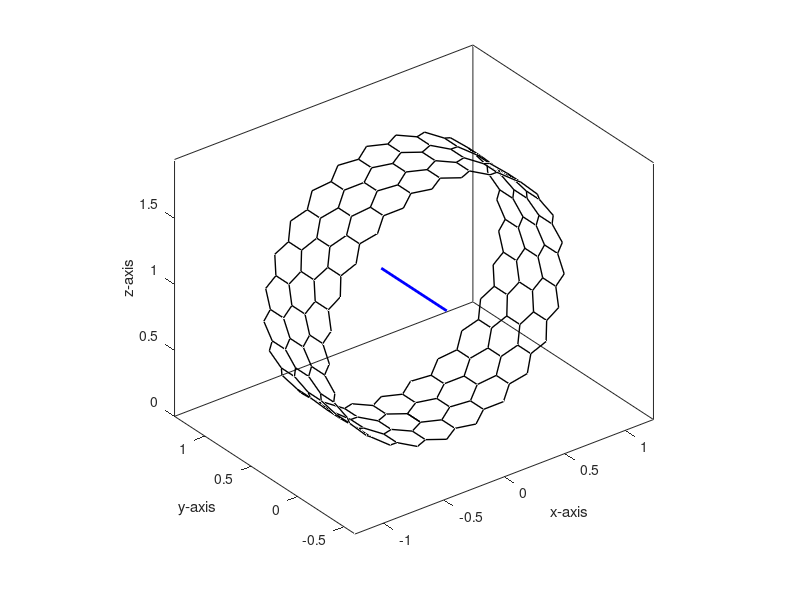

MATLAB code to generate this figure:
close all
clear all
set(0,'DefaultFigureWindowStyle','docked')
hold on
acc = 0.1412; % nm

xn = 50;
yn = 2;

xi(1,:) = 0:acc*cosd(30):acc*cosd(30)*xn;
theta = 0:180:180*(numel(xi(1,:))-1);
yi(1,:) = (0.5*acc*sind(30))*cosd(theta+180);
yi(1,:) = yi(1,:) + acc*sind(30);

figure_handle = figure(1);
set(figure_handle,'Renderer','OpenGL')

xi(2,:) = xi(1,:);
yi(2,:) = (0.5*acc*sind(30))*cosd(theta+180*2);
yi(2,:) = yi(2,:) + acc*sind(30);
yi(2,:) = yi(2,:) + acc*sind(30) + acc;

xf = []; yf = [];
for copies = 1:yn
    xf = [xf; xi];
    yincr =  copies*2*(acc*sind(30)+acc);
    yf = [yf; yi + yincr];
end
yf = yf - min(min(yf));
zf = zeros(size(xf));
%%%%%%%%%%%%%%%%%%%%%
%%%%%%%%%%%%%%%%%%%%%
% plot3(xf,yf,zf,'r.')

%%%%%%%%%%%%%%%%%%%%%
%%%%%%%%%%%%%%%%%%%%%
xf1 = []; yf1 = []; zf1 = [];
for countr = 1:size(xf,1)
    xf1 = [xf1; xf(countr,:)];
    yf1 = [yf1; yf(countr,:)];
    zf1 = [zf1; zf(countr,:)];
end

count = 0;
numbering = zeros(size(xf1));
for count1 = 1:size(xf1,1)
    for count2 = 1:size(xf1,2)
        count = count+1;
        numbering(count1,count2) = count;
%         plot3(xf1(count1,count2),yf1(count1,count2),zf1(count1,count2),'ks','MarkerFaceColor','k');
%         pause(0.001);
    end
end
% plot3(xf1(numbering),yf1(numbering),zf1(numbering),'ro')

% for count = 1:numel(xf)
%     text(xf(count),yf(count),zf(count),num2str(numbering(count)),'BackGroundColor',[1 1 1])
% end

sphereradiusmax = 1.1*acc;
sphereradiusmin = 0.9*acc;

% for count1 = 1:size(xf1,1)
%     for count2 = 1:size(xf1,2)
%         atom = (count1-1)*size(xf1,2)+count2;
%         dist = sqrt((xf1(count1,count2)-xf1).^2 + (yf1(count1,count2)-yf1).^2 + (zf1(count1,count2)-zf1).^2);
%         [ele] = find(dist<sphereradiusmax & dist>sphereradiusmin);
%         count = count+1;
%         if numel(ele)==1
%             elements(count,:) = [ele(1) 0 0];
%         elseif numel(ele)==2
%             elements(count,:) = [ele(1) ele(2) 0];
%         elseif numel(ele)==3
%             elements(count,:) = [ele(1) ele(2) ele(3)];
%         end
%     end
% %     ccbonds = [ccbonds;elements];
% end
count = 0;
ccbonds = [];
for count1 = 1:size(xf1,1)
    for count2 = 1:size(xf1,2)
        count = count+1;
        atom(count) = (count1-1)*size(xf1,2)+count2;
        dist = sqrt((xf1(count1,count2)-xf1).^2 + (yf1(count1,count2)-yf1).^2 + (zf1(count1,count2)-zf1).^2);
        [ele] = find(dist<sphereradiusmax & dist>sphereradiusmin);
        if numel(ele) == 0
            dummmy = 1; clear dummy
        elseif numel(ele) == 1
            elements(count,:) = [atom(count) numbering(ele(1)) 0 0];
        elseif numel(ele) == 2
            elements(count,:) = [atom(count) numbering(ele(1)) numbering(ele(2)) 0];
        elseif numel(ele) == 3
            elements(count,:) = [atom(count) numbering(ele(1)) numbering(ele(2)) numbering(ele(3))];
        end
    end
%     ccbonds = [ccbonds;elements];
end
% plot()
%%%%%%%%%%%%%%%%%%%%%%%%%%%%%%%%%%%%%%%%%
%%%%%%%%%%%%%%%%%%%%%%%%%%%%%%%%%%%%%%%%%
circum = max(max(xf));
radius = circum/2/pi;
axisx = [0 0]; axisy = [min(min(yf)) max(max(yf))]; axisz = [radius radius];
plot3(axisx,axisy,axisz,'b','LineWidth',2);
hold on

lengthratios = xf/max(max(xf));
angles = -90+lengthratios*2*180;
xft = radius.*cosd(angles);
yft = yf;
zft = radius+radius.*sind(angles);

hold on
axis tight
% grid on

% renumbering
currentnum = reshape(1:numel(xft),size(xft));
newnum = zeros(size(currentnum));
dum = 1:1:size(xft,2);
for counta = 1:size(xft,1)
   newnum(counta,:) = (counta -1)*size(xft,2) + dum;
end
for count = 1:numel(xft)
    xft1(count) = xft(newnum(count));
    yft1(count) = yft(newnum(count));
    zft1(count) = zft(newnum(count));
end
xft1 = reshape(xft1,size(xft));
yft1 = reshape(yft1,size(yft));
zft1 = reshape(zft1,size(zft));



for count2 = 1:size(xf,1)
    for count1a = 1:size(xf,2)-1
        %     plot3([xf(count2,count1a) xf(count2,count1a+1)],...
%         [yf(count2,count1a) yf(count2,count1a+1)],[zf(count2,count1a) zf(count2,count1a+1)],'r')
        plot3([xft(count2,count1a) xft(count2,count1a+1)],[yft(count2,count1a) yft(count2,count1a+1)],[zft(count2,count1a) zft(count2,count1a+1)],'k','LineWidth',1)
        %       plot3([xft1(count2,count1a) xft1(count2,count1a+1)],...
%         [yft1(count2,count1a) yft1(count2,count1a+1)],[zft1(count2,count1a) zft1(count2,count1a+1)],'k')
    end
end

for count2 = 1:size(xf,1)
    if mod(count2,2)==0
        if count2~=size(xf,1)
            for count1b = 1:2:size(xf,2)
                %             plot3([xf(count2,count1b)  xf(count2+1,count1b)],...
%                 [yf(count2,count1b)  yf(count2+1,count1b)],[zf(count2,count1b)  zf(count2+1,count1b)],'r')
                plot3([xft(count2,count1b)  xft(count2+1,count1b)],[yft(count2,count1b)  yft(count2+1,count1b)],[zft(count2,count1b)  zft(count2+1,count1b)],'k','LineWidth',1)
                %               plot3([xft1(count2,count1b)  xft1(count2+1,count1b)],...
%                 [yft1(count2,count1b)  yft1(count2+1,count1b)],[zft1(count2,count1b)  zft1(count2+1,count1b)],'k')
            end
        end
    else
        for count1b = 2:2:size(xf,2)
            %             plot3([xf(count2,count1b)  xf(count2+1,count1b)],...
%             [yf(count2,count1b)  yf(count2+1,count1b)],[zf(count2,count1b)  zf(count2+1,count1b)],'r')
            plot3([xft(count2,count1b)  xft(count2+1,count1b)],[yft(count2,count1b)  yft(count2+1,count1b)],[zft(count2,count1b)  zft(count2+1,count1b)],'k','LineWidth',1)
            %             plot3([xft1(count2,count1b)  xft1(count2+1,count1b)],...
%             [yft1(count2,count1b)  yft1(count2+1,count1b)],[zft1(count2,count1b)  zft1(count2+1,count1b)],'k')
        end
    end
end
axis equal,axis tight,view(3), xlabel('x-axis'), ylabel('y-axis'), zlabel('z-axis'),box on